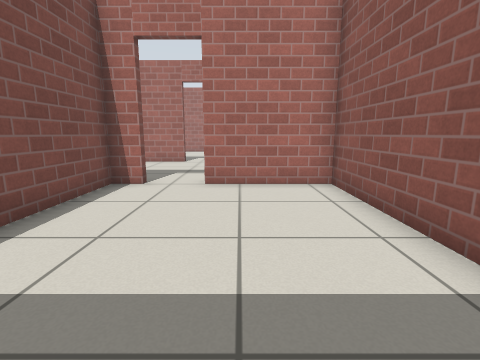
View 1 (above)

21 first-person views from a walk through a robot-simulator world made for Gazebo. The camera is 0.72 m above the floor, tilts 10° down and sees 85° across. The lines on the ground mark 1 m squares. The floor is counted in squares, 0.5 m on a side. Each view is taken from the middle of a square. On the plan, view 1 faces up. The plan holds only what a view shows up to about 13 squares ahead; the rest is blank. Simple patterns stand in for the simulator's built-in surfaces.

View 2
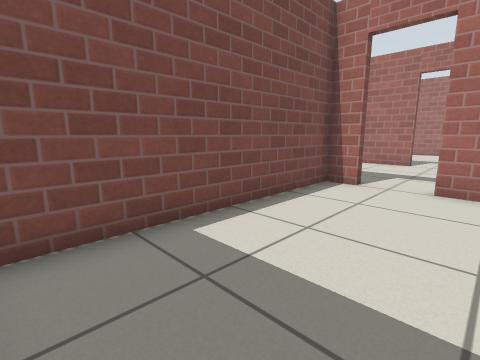

View 3
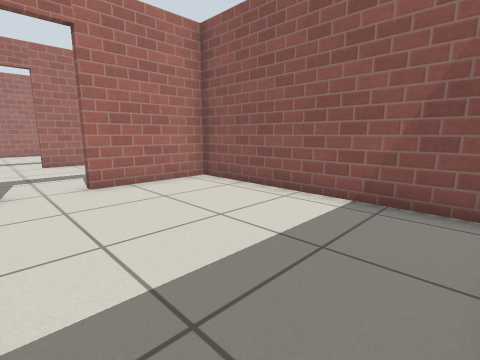

View 4
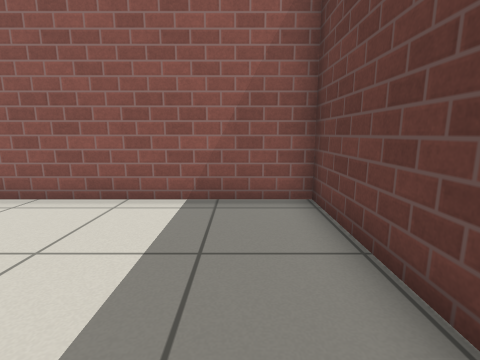

View 5
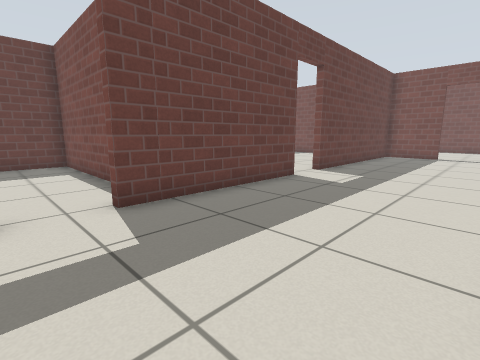

View 6
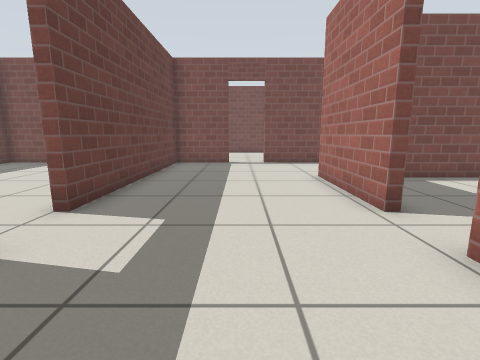

View 7
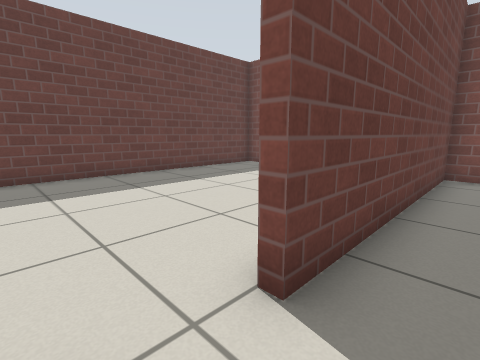

View 8
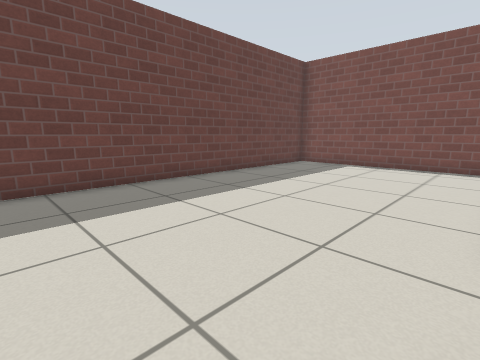

View 9
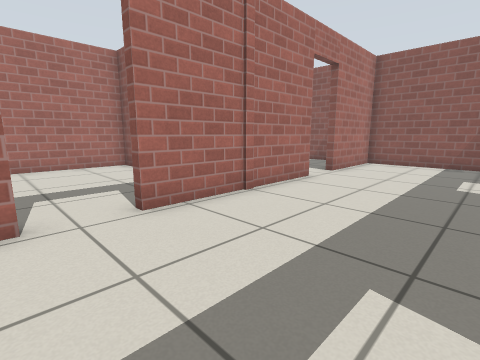

View 10
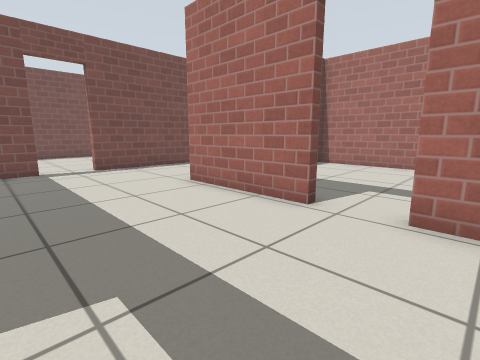

View 11
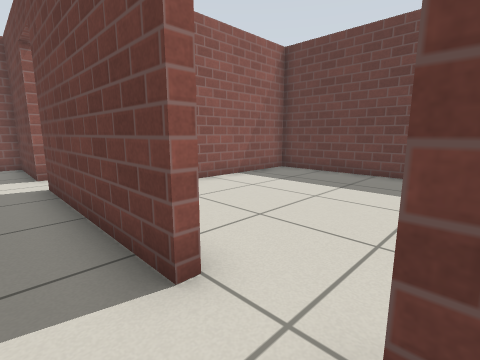

View 12
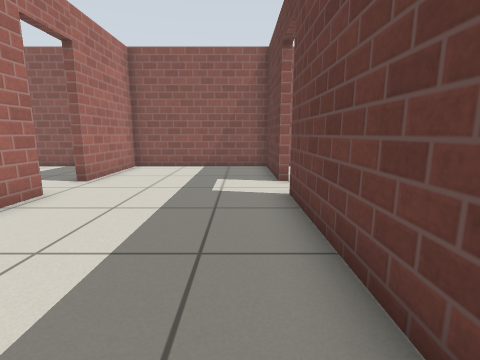

View 13
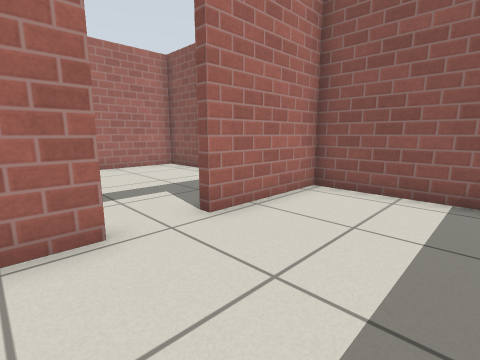

View 14
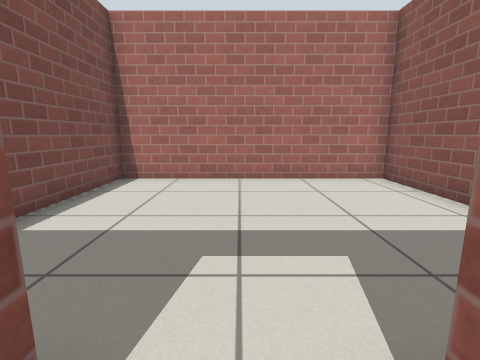

View 15
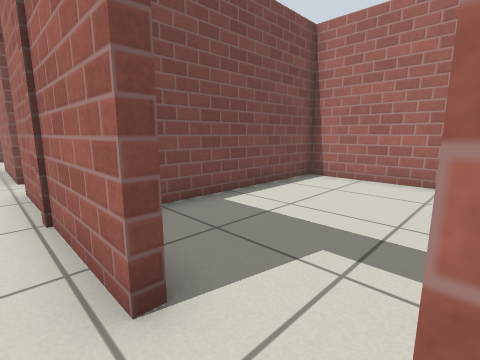

View 16
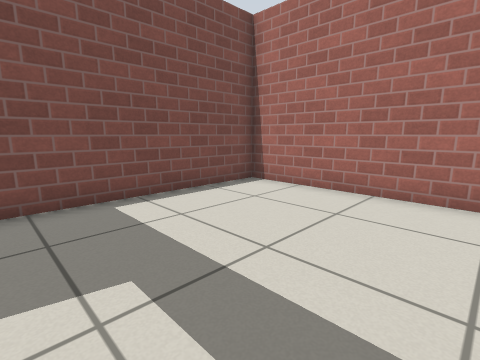

View 17
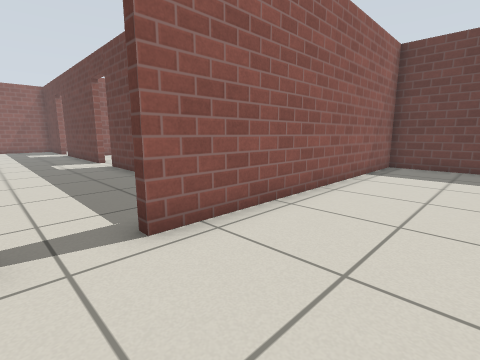

View 18
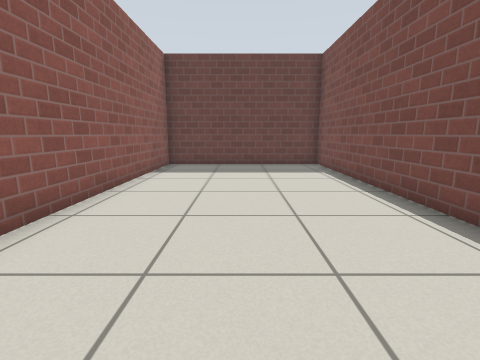

View 19
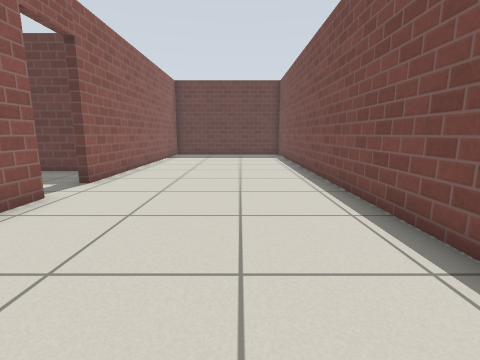

View 20
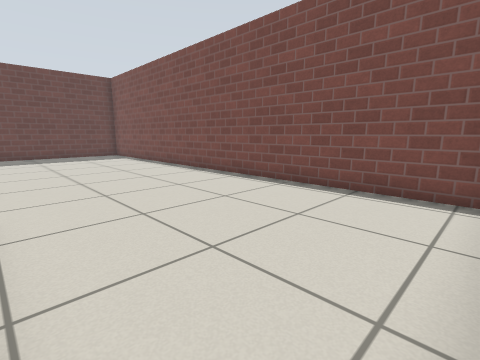

View 21
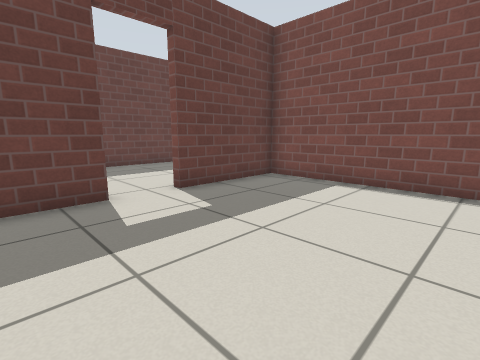

### Floor plan
Ten units are one square. View 1 is at (0, 0); x grows to the right and y downward. Boxes are objects, and circles mark ways between rooms. Rooms are numbered by the first view taken in them; rooms with no view inside come last. Other rooms are left out.
<svg viewBox="-272 -219 304 230">
<path fill="none" stroke="#000" d="M-27 -75 -37 -75 -37 6 27 6 27 -75 -11 -75M-89 -78 -28 -78M-107 -137 -150 -137M-29 -137 -90 -137M-11 -78 27 -78 27 -137 -11 -137M-193 -105 -193 -78 -106 -78M-193 -136 -193 -121M-193 -65 -193 6 -41 6 -41 -40M27 -162 27 -214 -59 -214 -59 -151M-196 -121 -196 -134M-267 -179 -267 6 -196 6 -196 -105M-90 -140 -71 -140M-62 -205 -62 -214 -146 -214 -146 -140 -107 -140"/>
<circle cx="-15" cy="-80" r="3" fill="#2a7"/>
<circle cx="-95" cy="-80" r="3" fill="#2a7"/>
<circle cx="-20" cy="-140" r="3" fill="#2a7"/>
<circle cx="-193" cy="-113" r="3" fill="#2a7"/>
<circle cx="-95" cy="-140" r="3" fill="#2a7"/>
<text x="-10" y="-40">1</text>
<text x="-80" y="-110">2</text>
<text x="-120" y="-40">3</text>
<text x="-20" y="-180">4</text>
<text x="-230" y="-90">5</text>
<text x="-110" y="-180">6</text>
</svg>
Room 1 opens to room 2. Room 2 opens to room 3. Room 2 opens to room 4. Room 2 opens to room 5. Room 2 opens to room 6.

Where each view was taken, in squares from view 1:
view 1: 0 up, 0 right, facing up
view 2: 0 up, 0 right, facing up-left
view 3: 0 up, 3 left, facing up-right
view 4: 1 up, 3 left, facing right
view 5: 13 up, 1 left, facing down-left
view 6: 11 up, 6 left, facing left
view 7: 9 up, 9 left, facing down-left
view 8: 7 up, 7 left, facing down-left
view 9: 9 up, 11 left, facing up-right
view 10: 9 up, 8 left, facing up-left
view 11: 9 up, 11 left, facing down-right
view 12: 9 up, 9 left, facing right
view 13: 10 up, 4 left, facing up-right
view 14: 13 up, 2 left, facing up
view 15: 13 up, 1 left, facing up-left
view 16: 15 up, 0 right, facing up-left
view 17: 12 up, 23 left, facing down-right
view 18: 12 up, 23 left, facing down
view 19: 18 up, 24 left, facing down
view 20: 18 up, 20 left, facing down-left
view 21: 20 up, 7 left, facing down-left
